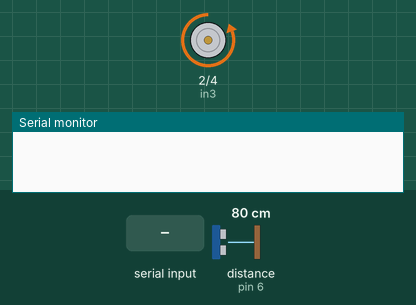
Bench run of a sketch on a simulated Arduino Uno, built with avr-gcc and run on an emulated ATmega328P. Parts: motor-driver pin pairs drawn as motors (green arrow = first pin HIGH = forward, orange = second pin HIGH = backward, longer = more drive, scaled by the enable pin), the last lines printed to the serial monitor. Wiring (inferred from the names in the program): ultrasonic range finder: trigger pin 7; echo pin 6. The test bench sets the inputs (shaded band); at power-on: distance to the obstacle (sensor on pin 6) 80 cm. The echo pulse lasts 58.3 µs per cm.

Above: at 6.2 s.
6.3 s: distance to the obstacle (sensor on pin 6) set to 58 cm
7.8 s: distance to the obstacle (sensor on pin 6) set to 50 cm
9.3 s: distance to the obstacle (sensor on pin 6) set to 2 cm
At 10.2 s:
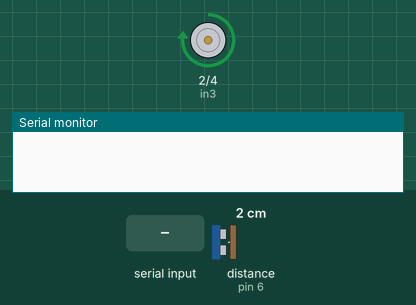
12.3 s: "A" received over Serial
15.3 s: distance to the obstacle (sensor on pin 6) set to 4 cm
18.3 s: distance to the obstacle (sensor on pin 6) set to 9 cm
At 22.1 s:
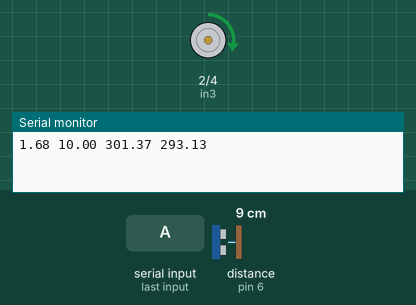
Timing chart, 0 to 22.3 s (numbered marks = the images above; inputs shaded):
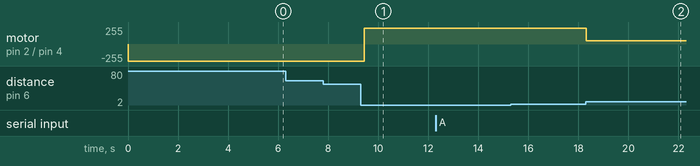

Measured:
- after the input at 9.3 s, motor on pin 2 (in3) / pin 4 (in4): backward 255/255 → forward 237/255 after 0.14 s
- after the input at 18.3 s, motor on pin 2 (in3) / pin 4 (in4): forward 237/255 → forward 50/255 at once

The sketch:

VE.ino
```cpp
#include <TimerOne.h>
// Variables para la interrupción
volatile float Time = 0;
const int trigPin = 7;
const int echoPin = 6;
float distance_setpoint = 10; // Distancia deseada
// Define variables
volatile double duration;
volatile double distance1 = 0;
volatile int voltajebits = 0;
int in3 = 2; // Pin que controla el sentido de giro Motor B
int in4 = 4; // Pin que controla el sentido de giro Motor B
int EnB = 3; // Pin que controla la velocidad del Motor A PWM
float ultrasonicRead(); // Declaración de la función para leer la distancia

const double k_1 = 0.027210960048911, k_2 = -0.023528895559911, l = 0.633817350032687;
const double gt = 0.6, ga = 0.146473059986925, pe = 176.6386912825946, c1 = 0.002804770356280, c2 = 0.002856503471888;
volatile double x_1 = 0, x_2 = 0, xa = 0, xb = 0, f = 0, peq = 0,  u =0;
volatile double f_1=0;

void setup() {
  Serial.begin(115200);  // Iniciamos la comunicación serial a 9600 baudios
  Timer1.initialize(5000); // Configura el TIMER en 20 milisegundos = 20000 microsegundos
  Timer1.attachInterrupt(Temporizador); // Configura la interrupción del Timer 1
  pinMode(trigPin, OUTPUT); // Sets the trigPin as an Output
  pinMode(echoPin, INPUT); // Sets the echoPin as an Input
  pinMode(2, OUTPUT); // Salidas del motor
  pinMode(4, OUTPUT);
  pinMode(3, OUTPUT);
  analogWrite(EnB, 0); // Inicializa la velocidad del motor a cero
  delay(5000);
}
void loop() {
  if(Serial.available()>0){
  char seleccion = Serial.read();
  if(seleccion=='A'){
 // Serial.print(Time);
 // Serial.print(" ");
 // Serial.print(u);
 // Serial.print(" ");
  Serial.print(distance1);
  Serial.print(" ");
  Serial.print(distance_setpoint);
  Serial.print(" ");
  Serial.print(xa);
  Serial.print(" ");
  Serial.println(xb);
  };
    if(seleccion == 'D'){
      while (Serial.available()==0);
      int data = Serial.read();
      distance_setpoint = data;
      }
    }
}
void Temporizador(void) {
  Time = Time + 0.01; // Incrementa el temporizador
    distance1 = ultrasonicRead();
    xa = (distance1-(c1*xb))/c2 ;
    xb = f_1 + (l*xa);
    peq = distance_setpoint*pe;
    x_1 = xa - peq;
    x_2 = xb - peq;
    u = -(k_1*x_1+k_2*x_2);
    f=-(u*l)+(f_1*gt)+(xa*ga);
    f_1 = f;
  if (u > 0) {    // Cambia la dirección del motor según el signo del error
    digitalWrite(in3, HIGH); // Giro ADELANTE
    digitalWrite(in4, LOW);
  } else {
    digitalWrite(in3, LOW); // Giro ATRÁS
    digitalWrite(in4, HIGH);
  }
  voltajebits = (abs(u)*255)/5.58; // Ajusta la velocidad del motor dentro de los límites
  if (voltajebits < 50) voltajebits = 50;
  if (voltajebits > 255) voltajebits = 255;
  analogWrite(EnB, voltajebits);
}
float ultrasonicRead() { // Función para leer la distancia
  digitalWrite(trigPin, LOW);// Clears the trigPin
  digitalWrite(trigPin, HIGH);   // Sets the trigPin on HIGH state for 10 micro seconds
  //delayMicroseconds(10);
  digitalWrite(trigPin, LOW);
  duration = pulseIn(echoPin, HIGH);   // Reads the echoPin, returns the sound wave travel time in microseconds
  double distance = duration * 0.034 / 2.0;   // Calcula la distancia
  return distance;
}
```
